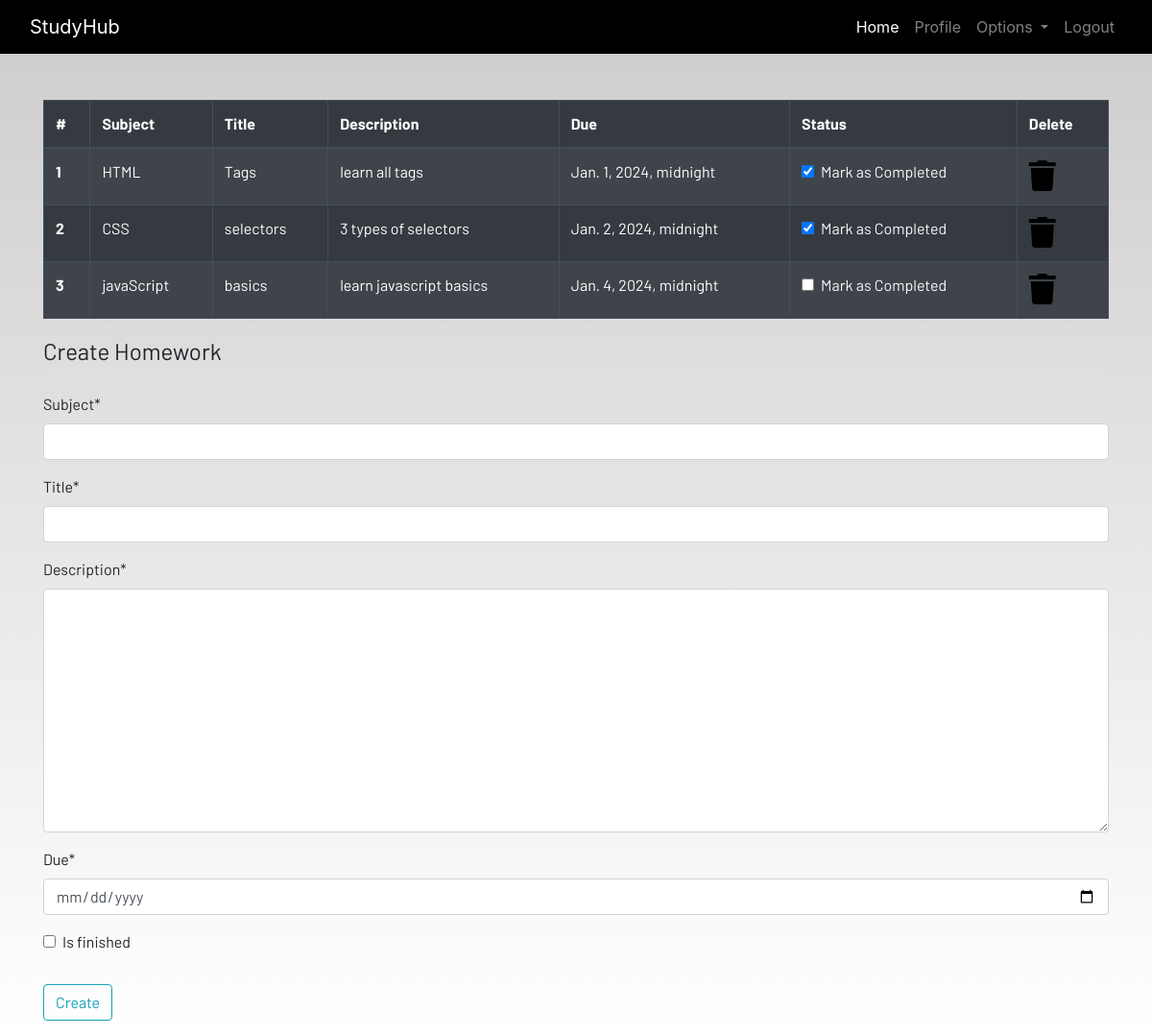
Screenshot of /homework/ (signed in) with the database file from the repository.
### dashboard/models.py (models this page shows, shortened)
class Homework(models.Model):
    user = models.ForeignKey(User,on_delete=models.CASCADE)
    subject = models.CharField(max_length=50)
    title = models.CharField(max_length=100)
    description = models.TextField()
    due = models.DateTimeField()
    is_finished = models.BooleanField(default=False)

### dashboard/views.py (the view)
# urls.py: path('homework/',views.homework,name="homework"),
@login_required
def homework(request):
    if request.method == "POST":
        form = HomeworkForm(request.POST)
        if form.is_valid():
            try:
                finished = request.POST['is_finished']
                if finished == 'on':
                    finished = True
                else:
                    finished = False
            except:
                finished = False
            homeworks = Homework(
                user = request.user,
                subject = request.POST['subject'],
                title = request.POST['title'],
                description = request.POST['description'],
                due = request.POST['due'],
                is_finished = finished
            )
            homeworks.save()
            messages.success(request, f'Homework Added from {request.user.username}!!')
    else:
        form = HomeworkForm()
    homework = Homework.objects.filter(user=request.user)
    if len(homework) == 0:
        homework_done = True
    else:
        homework_done = False
    context = {
                'homeworks' : homework,
                'homeworks_done' : homework_done,
                'form' : form
                }
    return render(request, 'dashboard/homework.html', context)

### dashboard/forms.py
class HomeworkForm(forms.ModelForm):
    class Meta:
        model = Homework
        widgets = {'due' : DateInput()}
        fields = ['subject', 'title', 'description', 'due', 'is_finished']

### templates/dashboard/homework.html (shortened to what this page needs)
{% extends 'dashboard/base.html' %}
{% load static %}
{% load crispy_forms_tags %}
{% block content %}
<div class="container">
    {% if not homework_done %}
    <table class="table table-striped table-bordered table-hover table-dark">
        <thead>
            <tr>
                <th scope="col">#</th>
                <th scope="col">Subject</th>
                <th scope="col">Title</th>
                <th scope="col">Description</th>
                <th scope="col">Due</th>
                <th scope="col">Status</th>
                <th scope="col">Delete</th>
            </tr>
        </thead>
        <tbody>
            {% for homework in homeworks %}
            <tr>
                <th scope="row">{{forloop.counter}}</th>
                <td>{{homework.subject}}</td>
                <td>{{homework.title}}</td>
                <td>{{homework.description}}</td>
                <td>{{homework.due}}</td>
                <td>
                    <a href="{% url 'update-homework' homework.id %}">
                        <div class="form-check">
                            {% if homework.is_finished == True %}
                            <input class="form-check-input" type="checkbox" value="" checked>
                            {% else %}
                            <input class="form-check-input" type="checkbox" value="">
                            {% endif %}
                            <label class="form-check-label text-light" for="flexCheckDefault">
                                Mark as Completed
                            </label>
                        </div>
                    </a>
                </td>
                <td><a href="{% url 'delete-homework' homework.id %}"><i class="fa fa-trash fa-2x"></i></a></td>
            </tr>
            {% endfor %}
        </tbody>
    </table>
    {% else %}
    <h4>All homeworks are completed!! Create to have more!!</h4>
    {% endif %}
</div>
<div class=" container">
    <form method="POST">
        <fieldset class="form-group">
            <legend class="border-bottom mb-4">Create Homework</legend>
            {{form|crispy}}
        </fieldset>
        <div class="form-group">
            <button href="" class="btn btn-outline-info" type="submit">
                Create
            </button>
        </div>
    </form>
</div>
{% endblock content %}

### templates/dashboard/base.html (shortened to what this page needs)
<!DOCTYPE html>
{% load static %}
<html lang="en">
<head>
  <link rel="stylesheet" href="https://stackpath.bootstrapcdn.com/bootstrap/4.3.1/css/bootstrap.min.css"
 />
  <link rel="stylesheet" href="https://use.fontawesome.com/releases/v5.7.2/css/all.css"
 />
  <link rel="stylesheet" href="{% static 'css/main.css' %}" />
</head>
<body>
  <header>
    <nav class="navbar navbar-expand-lg navbar-dark bg-dark">
      <div class="container-fluid">
        <a class="navbar-brand" href="{% url 'home' %}">StudyHub</a>
        <div class="collapse navbar-collapse justify-content-end" id="navbarSupportedContent">
          <ul class="navbar-nav mb-2 mb-lg-0">
            <li class="nav-item">
              <a class="nav-link active" aria-current="page" href="{% url 'home' %}">Home</a>
            </li>
            {% if user.is_authenticated %}
            <li class="nav-item">
              <a class="nav-link" href="{% url 'profile' %}">Profile</a>
            </li>
            <li class="nav-item dropdown">
              <a class="nav-link dropdown-toggle" href="#" id="navbarDropdown" role="button" data-toggle="dropdown"
                aria-haspopup="true" aria-expanded="false">
                Options
              </a>
            </li>
            <li class="nav-item">
              <a class="nav-link" href="{% url 'logout' %}">Logout</a>
            </li>
            {% endif %}
          </ul>
        </div>
      </div>
    </nav>
  </header>
  <br /><br />
  <main>
    {% block content %}
    {% endblock content %}
  </main>
</body>
</html>

### static/css/main.css (style rules this page uses)
html { scroll-behavior: smooth; height: 100%; width: 100%; }
main { font-family: Barlow, Quicksand, Rubik, sans-serif, serif, 'Times New Roman', Times, serif !important; }
.navbar { background-color: rgb(0, 0, 0) !important; }
a { text-decoration: none !important; color: black; }
html, body { max-width: 100%; overflow-x: hidden; height: 100%; width: 100%; }
body { background: linear-gradient(rgba(0, 0, 0, 0.2), rgba(255, 255, 255, 0.5)); overflow-x: hidden; background-repeat: no-repeat; }
.fa { color: black; }

### rows the page displays
Homework: subject "HTML", title "Tags", description "learn all tags", due "Jan. 1, 2024, midnight"
Homework: subject "CSS", title "selectors", description "3 types of selectors", due "Jan. 2, 2024, midnight"
Homework: subject "javaScript", title "basics", description "learn javascript basics", due "Jan. 4, 2024, midnight"
